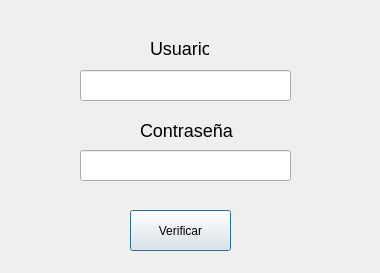
<?xml version="1.0" encoding="UTF-8"?>
<ui version="4.0">
 <class>DialogoVerificarAdmin</class>
 <widget class="QDialog" name="DialogoVerificarAdmin">
  <property name="geometry">
   <rect>
    <x>0</x>
    <y>0</y>
    <width>380</width>
    <height>273</height>
   </rect>
  </property>
  <property name="windowTitle">
   <string>Verificacion de Usuario</string>
  </property>
  <widget class="QPushButton" name="btn_verificar">
   <property name="geometry">
    <rect>
     <x>130</x>
     <y>210</y>
     <width>101</width>
     <height>41</height>
    </rect>
   </property>
   <property name="text">
    <string>Verificar</string>
   </property>
  </widget>
  <widget class="QLabel" name="label_usuario">
   <property name="geometry">
    <rect>
     <x>150</x>
     <y>40</y>
     <width>59</width>
     <height>17</height>
    </rect>
   </property>
   <property name="styleSheet">
    <string notr="true">font-size:18px;
</string>
   </property>
   <property name="text">
    <string>Usuario</string>
   </property>
  </widget>
  <widget class="QLineEdit" name="input_usuario">
   <property name="geometry">
    <rect>
     <x>80</x>
     <y>70</y>
     <width>211</width>
     <height>31</height>
    </rect>
   </property>
  </widget>
  <widget class="QLineEdit" name="input_password">
   <property name="geometry">
    <rect>
     <x>80</x>
     <y>150</y>
     <width>211</width>
     <height>31</height>
    </rect>
   </property>
  </widget>
  <widget class="QLabel" name="label_oassword">
   <property name="geometry">
    <rect>
     <x>140</x>
     <y>120</y>
     <width>101</width>
     <height>20</height>
    </rect>
   </property>
   <property name="styleSheet">
    <string notr="true">font-size:18px;
</string>
   </property>
   <property name="text">
    <string>Contraseña</string>
   </property>
  </widget>
 </widget>
 <resources/>
 <connections/>
</ui>
